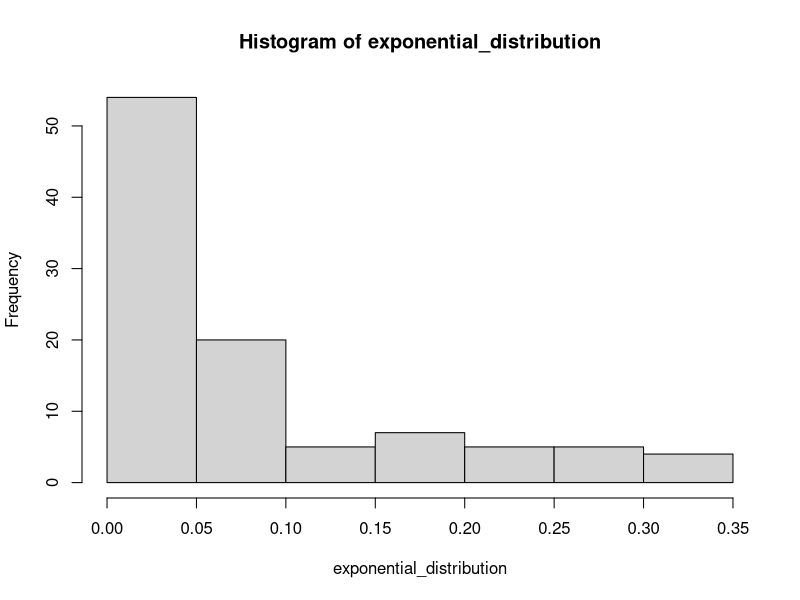
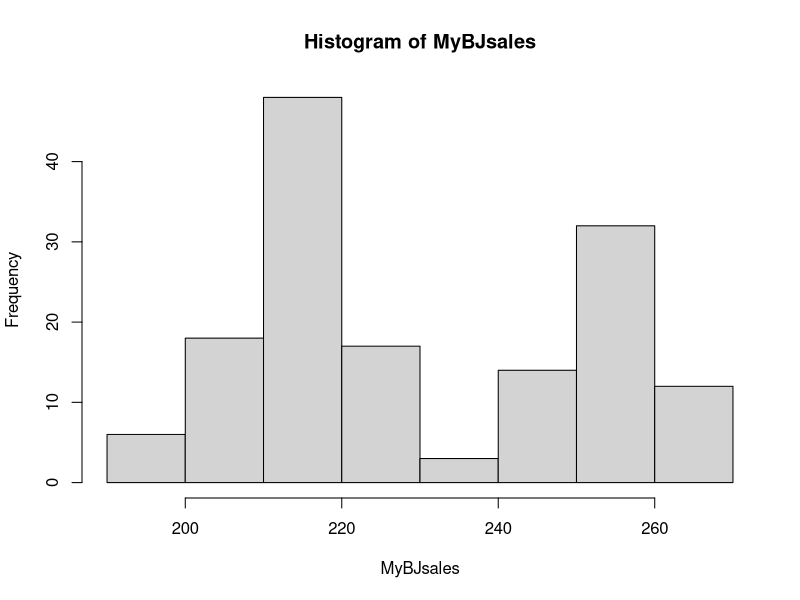

The R script that drew these images, in order:
## ---- chunk 1

?distribution

random_points <- runif(100, 1, 5)

exponential_distribution <- dexp(random_points, rate = 1)
exponential_distribution


## ---- chunk 2

hist(exponential_distribution)

## ---- chunk 3


mean(exponential_distribution)


## ---- chunk 4

sd(exponential_distribution)

## ---- chunk 5

data(Orange)
summary(Orange)

## ---- chunk 6

# Mean
mean(Orange$age)
mean(Orange$circumference)

# Median
median(Orange$age)
median(Orange$circumference)


## ---- chunk 7

MyBJsales <- BJsales

# Looking at summary statistics of the data
summary(MyBJsales)

# Looking at the Standard Deviation
sd(MyBJsales)

# Looking at the average Sales
mean(MyBJsales)

# Looking at the Median Sales
median(MyBJsales)

hist(MyBJsales)


